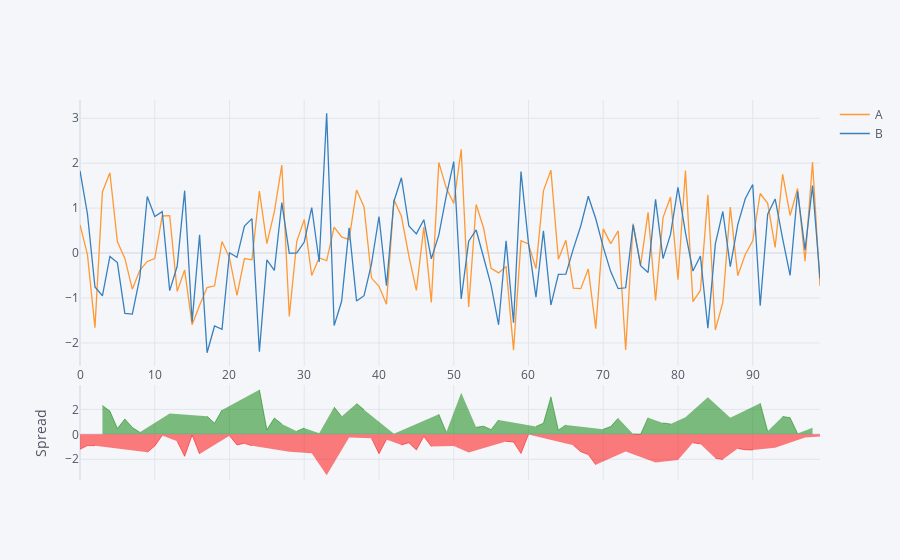

Notebook code cell kept with this figure:
### Code cell
# spread type to compare two stocks

df[['A','B']].iplot(kind='spread')

### Figure 1 — Plotly figure (JSON) as saved in the notebook; plotly's stock layout.template omitted (floating-point values rounded to 4 significant figures)
{"data": [{"line": {"color": "rgba(255, 153, 51, 1.0)", "dash": "solid", "shape": "linear", "width": 1.3}, "mode": "lines", "name": "A", "text": "", "type": "scatter", "x": [0, 1, 2, 3, 4, 5, 6, 7, 8, 9, 10, 11, 12, 13, 14, 15, 16, 17, 18, 19, 20, 21, 22, 23, 24, 25, 26, 27, 28, 29, 30, 31, 32, 33, 34, 35, 36, 37, 38, 39, 40, 41, 42, 43, 44, 45, 46, 47, 48, 49, 50, 51, 52, 53, 54, 55, 56, 57, 58, 59, 60, 61, 62, 63, 64, 65, 66, 67, 68, 69, 70, 71, 72, 73, 74, 75, 76, 77, 78, 79, 80, 81, 82, 83, 84, 85, 86, 87, 88, 89, 90, 91, 92, 93, 94, 95, 96, 97, 98, 99], "y": [0.6255, -0.03492, -1.66, 1.361, 1.787, 0.2555, -0.1182, -0.8028, -0.384, -0.1858, -0.123, 0.8253, 0.8326, -0.8523, -0.3748, -1.597, -1.162, -0.7667, -0.7273, 0.2572, -0.1062, -0.9399, -0.1225, -0.1503, 1.379, 0.2084, 0.9172, 1.957, -1.411, 0.2602, 0.7449, -0.4984, -0.105, -0.1704, 0.5761, 0.3579, 0.3016, 1.401, 1.025, -0.5557, -0.7404, -1.138, 1.192, 0.8191, -0.06897, -0.829, 0.5763, -1.096, 2.017, 1.445, 1.107, 2.309, -1.2, 1.081, 0.5518, -0.34, -0.4408, -0.296, -2.159, 0.2746, 0.2022, -0.3451, 1.385, 1.846, -0.1392, 0.2841, -0.7798, -0.7907, -0.3519, -1.68, 0.5376, 0.2097, 0.4967, -2.158, 0.6546, -0.2748, 0.9061, -1.056, 0.7889, 1.246, -0.5929, 1.834, -1.082, -0.8314, 1.297, -1.71, -1.096, 1.025, -0.5029, -0.02961, 0.2717, 1.325, 1.107, 0.1274, 1.754, 0.8367, 1.436, -0.1785, 2.024, -0.7296]}, {"line": {"color": "rgba(55, 128, 191, 1.0)", "dash": "solid", "shape": "linear", "width": 1.3}, "mode": "lines", "name": "B", "text": "", "type": "scatter", "x": [0, 1, 2, 3, 4, 5, 6, 7, 8, 9, 10, 11, 12, 13, 14, 15, 16, 17, 18, 19, 20, 21, 22, 23, 24, 25, 26, 27, 28, 29, 30, 31, 32, 33, 34, 35, 36, 37, 38, 39, 40, 41, 42, 43, 44, 45, 46, 47, 48, 49, 50, 51, 52, 53, 54, 55, 56, 57, 58, 59, 60, 61, 62, 63, 64, 65, 66, 67, 68, 69, 70, 71, 72, 73, 74, 75, 76, 77, 78, 79, 80, 81, 82, 83, 84, 85, 86, 87, 88, 89, 90, 91, 92, 93, 94, 95, 96, 97, 98, 99], "y": [1.827, 0.8673, -0.7531, -0.95, -0.07392, -0.2123, -1.342, -1.357, -0.5454, 1.26, 0.8116, 0.9221, -0.836, -0.2933, 1.388, -1.532, 0.4091, -2.216, -1.622, -1.694, 0.006218, -0.09379, 0.5993, 0.7663, -2.195, -0.151, -0.3865, 1.123, -0.007365, 0.006315, 0.2442, 1.013, -0.1981, 3.109, -1.613, -1.072, 0.5598, -1.068, -0.9477, -0.2408, 0.8133, -0.7265, 1.154, 1.675, 0.6023, 0.4274, 0.7419, -0.129, 0.3997, 1.274, 2.036, -1.022, 0.2654, 0.5142, -0.09934, -0.7163, -1.595, 0.2723, -1.547, 1.813, 0.2151, -0.98, 0.4963, -1.156, -0.4749, -0.4673, 0.09397, 0.6082, 1.264, 0.7623, 0.1326, -0.4124, -0.7919, -0.7719, 0.6277, -0.2799, -0.4333, 1.194, -0.1231, 0.416, 1.462, 0.4558, -0.4003, -0.0648, -1.669, 0.2057, 0.9249, -0.3017, 0.6321, 1.209, 1.525, -1.173, 0.8648, 1.204, 0.323, -0.4975, 1.37, 0.07188, 1.501, -0.5628]}, {"connectgaps": false, "fill": "tozeroy", "line": {"color": "green", "dash": "solid", "shape": "linear", "width": 0.5}, "mode": "lines", "name": "Spread", "showlegend": false, "type": "scatter", "x": [0, 1, 2, 3, 4, 5, 6, 7, 8, 9, 10, 11, 12, 13, 14, 15, 16, 17, 18, 19, 20, 21, 22, 23, 24, 25, 26, 27, 28, 29, 30, 31, 32, 33, 34, 35, 36, 37, 38, 39, 40, 41, 42, 43, 44, 45, 46, 47, 48, 49, 50, 51, 52, 53, 54, 55, 56, 57, 58, 59, 60, 61, 62, 63, 64, 65, 66, 67, 68, 69, 70, 71, 72, 73, 74, 75, 76, 77, 78, 79, 80, 81, 82, 83, 84, 85, 86, 87, 88, 89, 90, 91, 92, 93, 94, 95, 96, 97, 98, 99], "xaxis": "x2", "y": ["", "", "", 2.311, 1.861, 0.4678, 1.224, 0.5545, 0.1614, "", "", "", 1.669, "", "", "", "", 1.449, 0.8951, 1.951, "", "", "", "", 3.574, 0.3593, 1.304, 0.8344, "", 0.2539, 0.5006, "", 0.0931, "", 2.189, 1.43, "", 2.469, 1.973, "", "", "", 0.03878, "", "", "", "", "", 1.617, 0.1712, "", 3.331, "", 0.5663, 0.6511, 0.3763, 1.154, "", "", "", "", 0.6349, 0.8885, 3.002, 0.3358, 0.7514, "", "", "", "", 0.405, 0.6221, 1.289, "", 0.02689, 0.005101, 1.339, "", 0.912, 0.8297, "", 1.378, "", "", 2.966, "", "", 1.327, "", "", "", 2.498, 0.2421, "", 1.431, 1.334, 0.06625, "", 0.5236, ""], "yaxis": "y2"}, {"connectgaps": false, "fill": "tozeroy", "line": {"color": "red", "dash": "solid", "shape": "linear", "width": 0.5}, "mode": "lines", "name": "Spread", "showlegend": false, "type": "scatter", "x": [0, 1, 2, 3, 4, 5, 6, 7, 8, 9, 10, 11, 12, 13, 14, 15, 16, 17, 18, 19, 20, 21, 22, 23, 24, 25, 26, 27, 28, 29, 30, 31, 32, 33, 34, 35, 36, 37, 38, 39, 40, 41, 42, 43, 44, 45, 46, 47, 48, 49, 50, 51, 52, 53, 54, 55, 56, 57, 58, 59, 60, 61, 62, 63, 64, 65, 66, 67, 68, 69, 70, 71, 72, 73, 74, 75, 76, 77, 78, 79, 80, 81, 82, 83, 84, 85, 86, 87, 88, 89, 90, 91, 92, 93, 94, 95, 96, 97, 98, 99], "xaxis": "x2", "y": [-1.201, -0.9022, -0.9067, "", "", "", "", "", "", -1.446, -0.9346, -0.09677, "", -0.5591, -1.763, -0.06493, -1.571, "", "", "", -0.1124, -0.8461, -0.7218, -0.9166, "", "", "", "", -1.403, "", "", -1.512, "", -3.28, "", "", -0.2582, "", "", -0.3149, -1.554, -0.4119, "", -0.8559, -0.6713, -1.256, -0.1656, -0.9672, "", "", -0.9292, "", -1.465, "", "", "", "", -0.5682, -0.6121, -1.539, -0.01288, "", "", "", "", "", -0.8738, -1.399, -1.616, -2.442, "", "", "", -1.386, "", "", "", -2.249, "", "", -2.054, "", -0.6817, -0.7666, "", -1.915, -2.021, "", -1.135, -1.239, -1.253, "", "", -1.077, "", "", "", -0.2504, "", -0.1668], "yaxis": "y2"}], "layout": {"hovermode": "x", "legend": {"bgcolor": "#F5F6F9", "font": {"color": "#4D5663"}}, "paper_bgcolor": "#F5F6F9", "plot_bgcolor": "#F5F6F9", "title": {"font": {"color": "#4D5663"}}, "xaxis": {"gridcolor": "#E1E5ED", "showgrid": true, "tickfont": {"color": "#4D5663"}, "title": {"font": {"color": "#4D5663"}, "text": ""}, "zerolinecolor": "#E1E5ED"}, "xaxis2": {"anchor": "y2", "gridcolor": "#E1E5ED", "showgrid": true, "showticklabels": false, "tickfont": {"color": "#4D5663"}, "title": {"font": {"color": "#4D5663"}, "text": ""}, "zerolinecolor": "#E1E5ED"}, "yaxis": {"domain": [0.3, 1], "gridcolor": "#E1E5ED", "showgrid": true, "tickfont": {"color": "#4D5663"}, "title": {"font": {"color": "#4D5663"}, "text": ""}, "zerolinecolor": "#E1E5ED"}, "yaxis2": {"domain": [0, 0.25], "gridcolor": "#E1E5ED", "showgrid": true, "tickfont": {"color": "#4D5663"}, "title": {"font": {"color": "#4D5663"}, "text": "Spread"}, "zerolinecolor": "#E1E5ED"}}}
